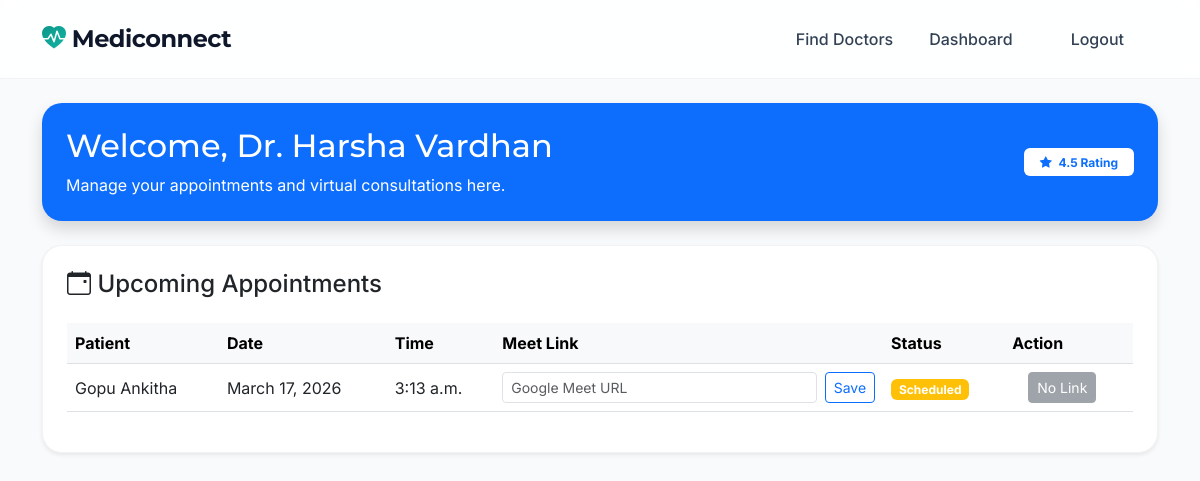
Page /doctor/dashboard/ (signed in) on the committed database.
### accounts/models.py (models this page shows, shortened)
class CustomUser(AbstractUser):
    is_doctor = models.BooleanField(default=False)
    is_patient = models.BooleanField(default=False)

### appointments/models.py (models this page shows, shortened)
class DoctorProfile(models.Model):
    user = models.OneToOneField(settings.AUTH_USER_MODEL, on_delete=models.CASCADE, related_name='doctor_profile')
    speciality = models.ForeignKey(Speciality, on_delete=models.SET_NULL, null=True)
    bio = models.TextField()
    experience = models.PositiveIntegerField(default=0)
    consultation_fee = models.DecimalField(max_digits=10, decimal_places=2, default=499.00)
    hospital_name = models.CharField(max_length=200, blank=True, null=True)
    rating = models.DecimalField(max_digits=3, decimal_places=1, default=4.5)
    patient_stories_count = models.PositiveIntegerField(default=0)
    image_url = models.URLField(blank=True, null=True)
    profile_picture = models.ImageField(upload_to='doctors/', default='default_doctor.png')

class Appointment(models.Model):
    STATUS_CHOICES = [
        ('pending', 'Pending Approval'),
        ('scheduled', 'Scheduled'),
        ('in_progress', 'In Progress'),
        ('completed', 'Completed'),
        ('cancelled', 'Cancelled'),
    ]
    patient = models.ForeignKey(settings.AUTH_USER_MODEL, on_delete=models.CASCADE, related_name='patient_appointments')
    doctor = models.ForeignKey(DoctorProfile, on_delete=models.CASCADE, related_name='doctor_appointments')
    speciality = models.ForeignKey(Speciality, on_delete=models.CASCADE)
    patient_name = models.CharField(max_length=200, blank=True, null=True)
    patient_age = models.PositiveIntegerField(blank=True, null=True)
    patient_gender = models.CharField(max_length=10, choices=[('Male', 'Male'), ('Female', 'Female'), ('Other', 'Other')], blank=True, null=True)
    patient_phone = models.CharField(max_length=20, blank=True, null=True)
    symptoms = models.TextField(blank=True, null=True)
    date = models.DateField()
    time_slot = models.TimeField()
    status = models.CharField(max_length=20, choices=STATUS_CHOICES, default='pending')
    google_meet_link = models.URLField(blank=True, null=True)
    created_at = models.DateTimeField(auto_now_add=True)
    class Meta:
        unique_together = ('doctor', 'date', 'time_slot')

### appointments/views.py (the view)
# urls.py: path('doctor/dashboard/', views.doctor_dashboard, name='doctor_dashboard'),
@login_required
def doctor_dashboard(request):
    if not request.user.is_doctor:
        return redirect('home')
    today = timezone.now().date()
    appointments = Appointment.objects.filter(
        doctor__user=request.user,
        date__gte=today
    ).order_by('date', 'time_slot')
    return render(request, 'appointments/doctor_dashboard.html', {'appointments': appointments})

### templates/appointments/doctor_dashboard.html (shortened to what this page needs)
{% extends 'base.html' %}
{% block content %}
<div class="container">
    <div class="row">
        <div class="col-md-12">
            <div class="card p-4 mb-4 bg-primary text-white border-0 shadow">
                <div class="d-flex justify-content-between align-items-center">
                    <div>
                        <h2>Welcome, Dr. {{ user.get_full_name|default:user.username }}</h2>
                        <p class="mb-0">Manage your appointments and virtual consultations here.</p>
                    </div>
                    {% if user.doctor_profile %}
                    <div class="text-end">
                        <span class="badge bg-white text-primary px-3 py-2">
                            <i class="bi bi-star-fill me-1"></i> {{ user.doctor_profile.rating }} Rating
                        </span>
                    </div>
                    {% endif %}
                </div>
            </div>
        </div>
    </div>
    <div class="row">
        <div class="col-md-12">
            <div class="card p-4 shadow-sm">
                <h4 class="mb-4"><i class="bi bi-calendar-event"></i> Upcoming Appointments</h4>
                <div class="table-responsive">
                    <table class="table table-hover align-middle">
                        <thead class="table-light">
                            <tr>
                                <th>Patient</th>
                                <th>Date</th>
                                <th>Time</th>
                                <th>Meet Link</th>
                                <th>Status</th>
                                <th>Action</th>
                            </tr>
                        </thead>
                        <tbody>
                            {% for appt in appointments %}
                            <tr>
                                <td>{{ appt.patient.get_full_name|default:appt.patient.username }}</td>
                                <td>{{ appt.date }}</td>
                                <td>{{ appt.time_slot }}</td>
                                <td>
                                    <form method="post" action="{% url 'update_meet_link' appt.id %}" class="d-flex">
                                        <input type="url" name="meet_link" class="form-control form-control-sm me-2"
                                            value="{{ appt.google_meet_link|default:'' }}"
                                            placeholder="Google Meet URL">
                                        <button type="submit" class="btn btn-sm btn-outline-primary">Save</button>
                                    </form>
                                </td>
                                <td>
                                    <span
                                        class="badge {% if appt.status == 'scheduled' %}bg-warning{% elif appt.status == 'in_progress' %}bg-info{% else %}bg-success{% endif %}">
                                        {{ appt.get_status_display }}
                                    </span>
                                </td>
                                <td>
                                    <div class="d-flex align-items-center">
                                        {% if appt.status == 'pending' %}
                                        <a href="{% url 'approve_appointment' appt.id %}"
                                            class="btn btn-sm btn-warning text-dark fw-bold">
                                            <i class="bi bi-check-circle-fill"></i> Approve
                                        </a>
                                        {% else %}
                                        {% if appt.google_meet_link %}
                                        <a href="{{ appt.google_meet_link }}" target="_blank"
                                            class="btn btn-sm btn-success start-btn" data-id="{{ appt.id }}"
                                            data-time="{{ appt.date|date:'Y-m-d' }}T{{ appt.time_slot|time:'H:i:s' }}">
                                            Start Meeting
                                        </a>
                                        {% else %}
                                        <button class="btn btn-sm btn-secondary" disabled>No Link</button>
                                        {% endif %}
                                        {% endif %}
                                    </div>
                                </td>
                            </tr>
                            {% empty %}
                            <tr>
                                <td colspan="6" class="text-center py-4">No appointments found.</td>
                            </tr>
                            {% endfor %}
                        </tbody>
                    </table>
                </div>
            </div>
        </div>
    </div>
</div>
{% endblock %}

### templates/base.html (style rules this page uses)
:root { --navy-deep: #0f172a; --navy-light: #1e293b; --slate-gray: #334155; --teal-accent: #0d9488; --teal-soft: #f0fdfa; --primary-gradient: linear-gradient(135deg, #0f172a 0%, #1e293b 100%); --accent-gradient: linear-gradient(135deg, #0d9488 0%, #14b8a6 100%); --soft-bg: #f8fafc; }
body { font-family: 'Inter', sans-serif; background-color: var(--soft-bg); color: var(--navy-deep); overflow-x: hidden; }
h1, h2, h3, .navbar-brand { font-family: 'Montserrat', sans-serif; }
.card { background: white; border: 1px solid rgba(15, 23, 42, 0.05); border-radius: 20px; transition: all 0.4s cubic-bezier(0.4, 0, 0.2, 1); }

### rows in the picture
CustomUser: get_full_name "Harsha Vardhan", doctor_profile.rating "4.5"
Appointment: patient.get_full_name "Gopu Ankitha", date "March 17, 2026", time_slot "3:13 a.m.", status "Scheduled", shows "No Link"
